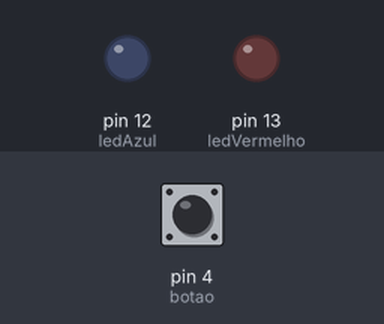
Recording of a sketch running on a simulated Arduino Uno, built with avr-gcc and run on an emulated ATmega328P. Parts: output pins drawn as LEDs (lit = HIGH). The inputs (shaded band) are chosen by the test bench; at power-on: pin 4 (botao) HIGH.

Above: at 1.2 s.
1.3 s: pin 4 (botao) pulled LOW for 0.15 s
At 1.6 s:
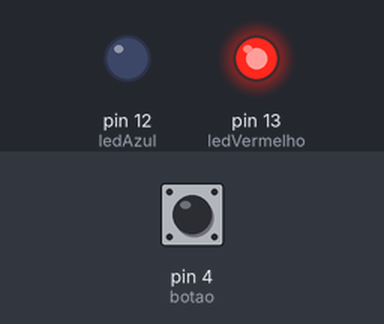
4.4 s: pin 4 (botao) pulled LOW for 1 s
At 8.1 s:
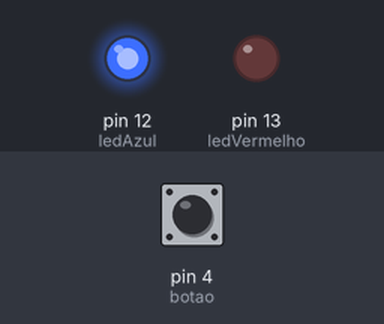
8.4 s: pin 4 (botao) pulled LOW for 3.2 s
At 10.1 s:
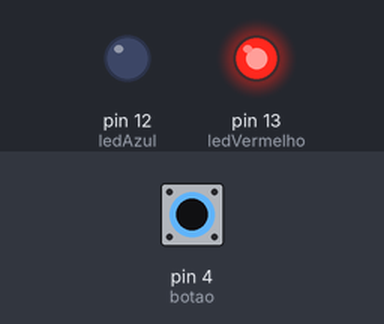
Timing chart, 0 to 12.8 s (numbered marks = the images above; inputs shaded):
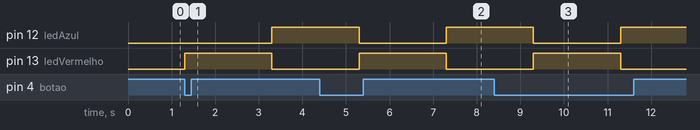

The sketch:

utilizando_variaveis.ino
```cpp
  int botao = 4;
  int ledAzul = 12;
  int ledVermelho = 13;

void setup() {

  pinMode(botao, INPUT_PULLUP);
  pinMode(ledVermelho, OUTPUT);
  pinMode(ledAzul, OUTPUT);
}

void loop() {
  if (digitalRead(4) == LOW)
  {
    digitalWrite(ledVermelho, HIGH);
    digitalWrite(ledAzul, LOW);
    delay(2000);
    digitalWrite(ledVermelho, LOW);
    digitalWrite(ledAzul, HIGH);
    delay(2000);
  }
}
```

Measured:
- after the input at 1.3 s, pin 12 (ledAzul): LOW → HIGH after 2.0 s; pin 13 (ledVermelho): LOW → HIGH at once, → LOW 2.0 s later
- after the input at 4.4 s, pin 12 (ledAzul): HIGH → LOW after 0.90 s, → HIGH 2.0 s later; pin 13 (ledVermelho): LOW → HIGH after 0.90 s, → LOW 2.0 s later
- after the input at 8.4 s, pin 12 (ledAzul): HIGH → LOW after 0.90 s, → HIGH 2.0 s later; pin 13 (ledVermelho): LOW → HIGH after 0.90 s, → LOW 2.0 s later
